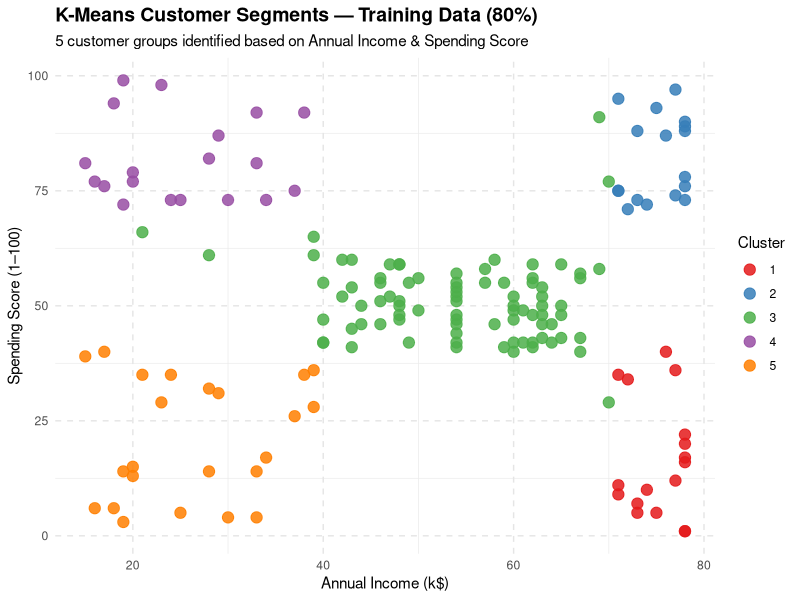
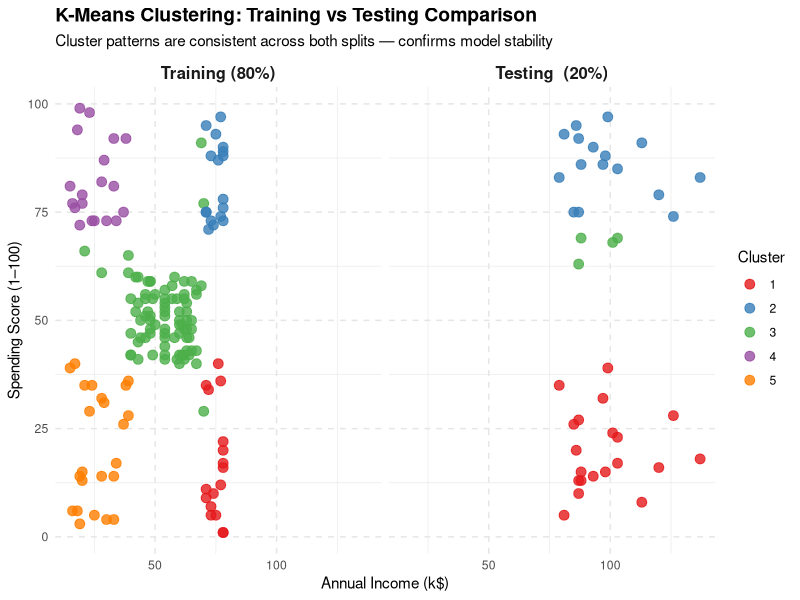
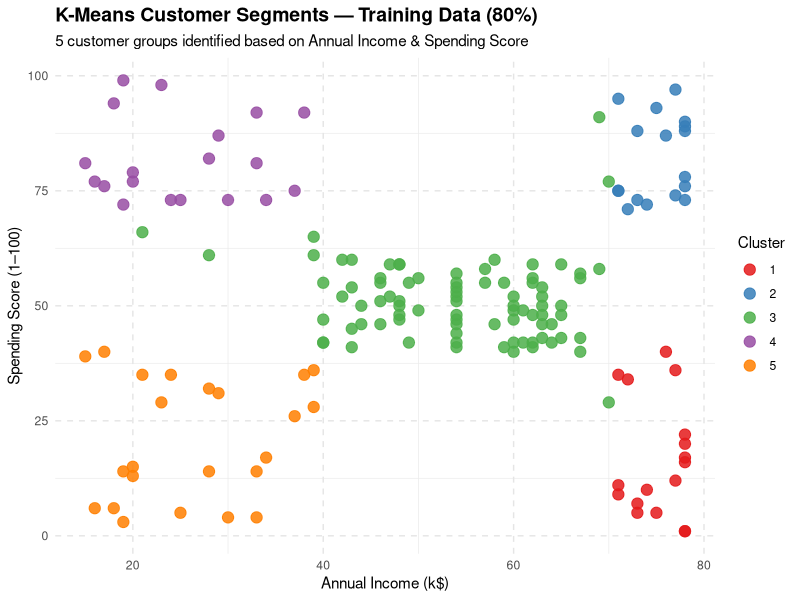
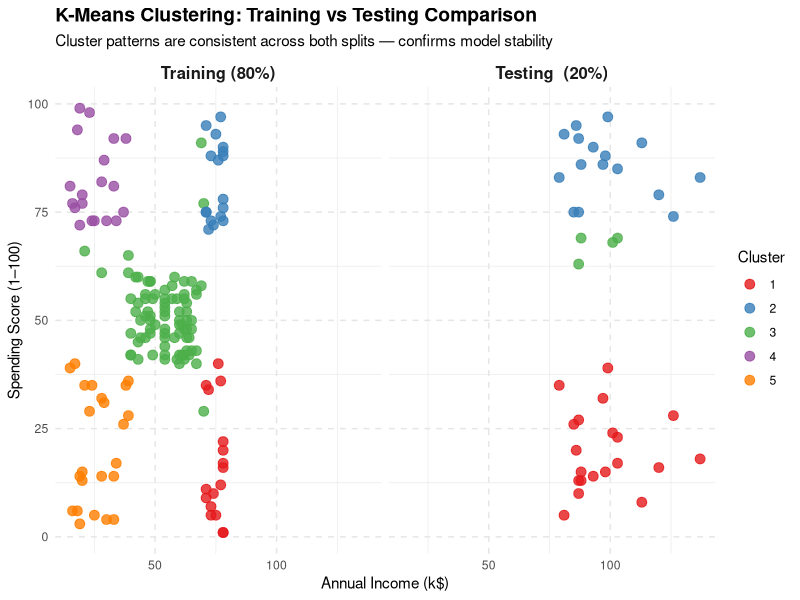

Source code (R) for these figures, in order:
# ============================================
# TASK 4.6: CLUSTER VISUALIZATION
# ============================================
# PREREQUISITE: Run 01_kmeans_setup.R and 04_kmeans_model.R first.
# ============================================

library(ggplot2)
library(tidyverse)

# ---- Load clustered data ----
train_df <- read.csv("models/kmeans/train_data_clustered.csv")
test_df  <- read.csv("models/kmeans/test_data_clustered.csv")

# Convert cluster column to factor so ggplot treats it as a discrete category
train_df$Cluster <- factor(train_df$KMeans_Cluster)
test_df$Cluster  <- factor(test_df$KMeans_Cluster)

# Use consistent colors for all 5 clusters
cluster_colors <- c(
  "1" = "#E41A1C",  # Red
  "2" = "#377EB8",  # Blue
  "3" = "#4DAF4A",  # Green
  "4" = "#984EA3",  # Purple
  "5" = "#FF7F00"   # Orange
)

# ---- PLOT 1: Training Cluster Scatter ----
p1 <- ggplot(train_df, aes(x = Annual_Income, y = Spending_Score, color = Cluster)) +
  geom_point(size = 3.5, alpha = 0.85) +
  scale_color_manual(values = cluster_colors, name = "Cluster") +
  labs(
    title    = "K-Means Customer Segments — Training Data (80%)",
    subtitle = "5 customer groups identified based on Annual Income & Spending Score",
    x        = "Annual Income (k$)",
    y        = "Spending Score (1–100)"
  ) +
  theme_minimal() +
  theme(
    plot.title    = element_text(face = "bold", size = 14),
    plot.subtitle = element_text(size = 11),
    axis.title    = element_text(size = 11),
    panel.grid.major = element_line(color = "grey90", linetype = "dashed")
  )

print(p1)
ggsave("models/kmeans/plots/03_kmeans_clusters.png", p1, width = 10, height = 7, dpi = 300)
cat("✓ Saved: 03_kmeans_clusters.png\n")

# ---- PLOT 2: Train vs Test Side-by-Side Comparison ----
# Add a label column to combine both splits
train_df$Split <- "Training (80%)"
test_df$Split  <- "Testing  (20%)"
combined_df    <- rbind(train_df, test_df)
combined_df$Split <- factor(combined_df$Split, levels = c("Training (80%)", "Testing  (20%)"))

p2 <- ggplot(combined_df, aes(x = Annual_Income, y = Spending_Score, color = Cluster)) +
  geom_point(size = 3, alpha = 0.8) +
  facet_wrap(~Split) +
  scale_color_manual(values = cluster_colors, name = "Cluster") +
  labs(
    title    = "K-Means Clustering: Training vs Testing Comparison",
    subtitle = "Cluster patterns are consistent across both splits — confirms model stability",
    x        = "Annual Income (k$)",
    y        = "Spending Score (1–100)"
  ) +
  theme_minimal() +
  theme(
    plot.title    = element_text(face = "bold", size = 14),
    plot.subtitle = element_text(size = 11),
    axis.title    = element_text(size = 11),
    strip.text    = element_text(face = "bold", size = 12),
    panel.grid.major = element_line(color = "grey90", linetype = "dashed")
  )

print(p2)
ggsave("models/kmeans/plots/04_kmeans_train_vs_test.png", p2, width = 14, height = 6, dpi = 300)
cat("✓ Saved: 04_kmeans_train_vs_test.png\n")

cat("\n✓ Task 4.6 Complete! Run 06_cluster_interpretation.R next.\n")
